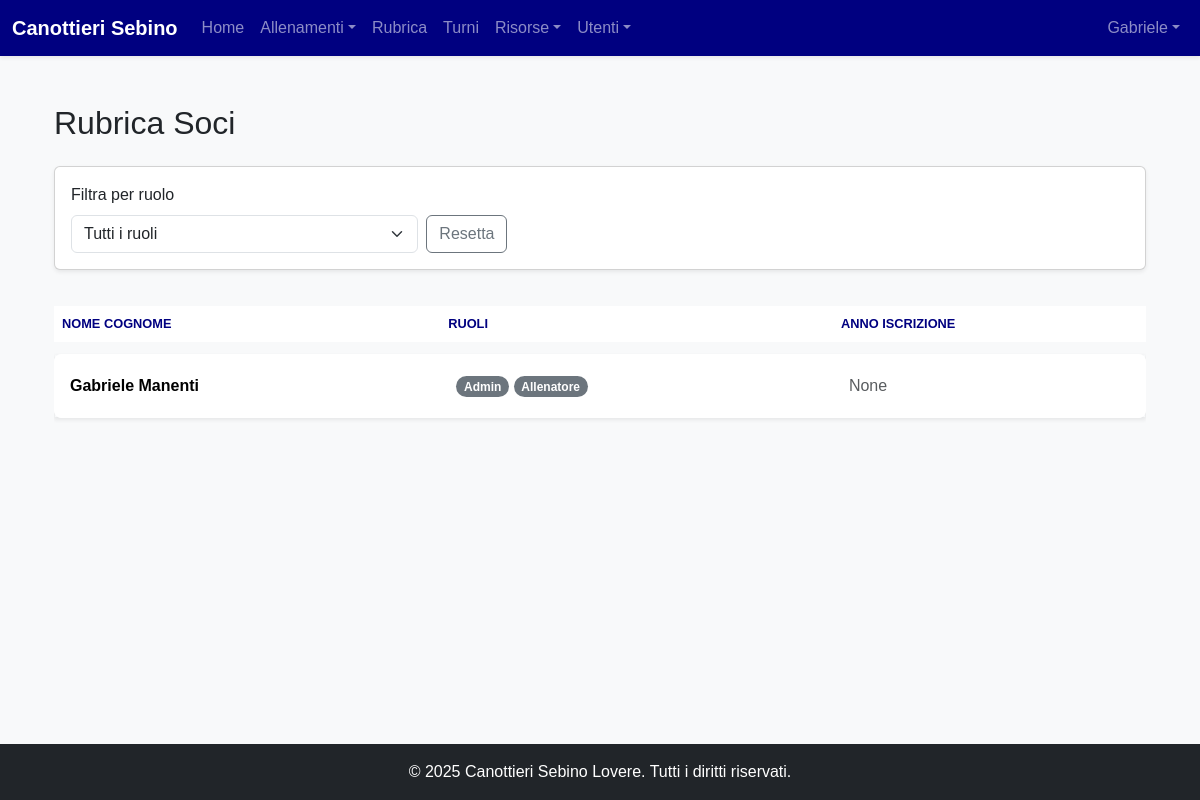
Page /rubrica (signed in) on the earlier database version.
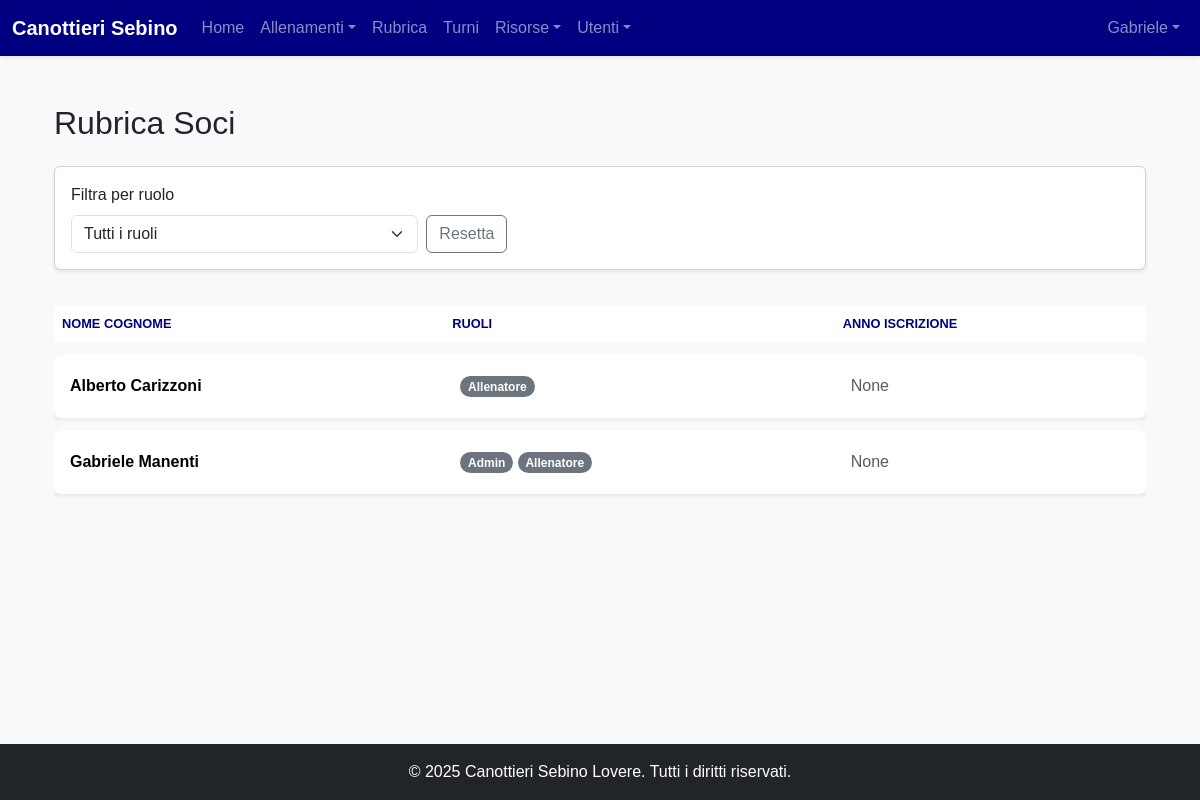
Same page on the later database version.
### models.py (models this page shows, shortened)
class User(Base):
    __tablename__ = "users"
    id = Column(Integer, primary_key=True, index=True)
    username = Column(String, unique=True, index=True, nullable=False)
    hashed_password = Column(String, nullable=False)
    first_name = Column(String, nullable=False)
    last_name = Column(String, nullable=False)
    email = Column(String, unique=True, index=True)
    phone_number = Column(String)
    date_of_birth = Column(Date)
    tax_code = Column(String, unique=True)
    enrollment_year = Column(Integer)
    membership_date = Column(Date)
    certificate_expiration = Column(Date)
    address = Column(String)
    manual_category = Column(String, nullable=True)
    roles = relationship("Role", secondary=user_roles, back_populates="users")
    tags = relationship("Tag", secondary=user_tags, back_populates="users")
    barche_assegnate = relationship("Barca", secondary=barca_atleti_association, back_populates="atleti_assegnati")
    schede_pesi = relationship("SchedaPesi", back_populates="atleta")
    turni = relationship("Turno", back_populates="user")
    allenamenti_seguiti = relationship("Allenamento", secondary=allenamento_coach_association, back_populates="coaches")

class Role(Base):
    __tablename__ = "roles"
    id = Column(Integer, primary_key=True, index=True)
    name = Column(String, unique=True, index=True, nullable=False)
    users = relationship("User", secondary=user_roles, back_populates="roles")

### routers/users.py (the view)
@router.get("/rubrica", response_class=HTMLResponse)
async def view_rubrica(request: Request, db: Session = Depends(get_db), current_user: models.User = Depends(get_current_user), role_filter: Optional[str] = None):
    query = db.query(models.User).options(joinedload(models.User.roles))
    if role_filter: query = query.join(models.User.roles).filter(models.Role.name == role_filter)
    users = query.order_by(models.User.last_name, models.User.first_name).all()
    all_roles = db.query(models.Role).all()
    return templates.TemplateResponse("rubrica.html", {"request": request, "current_user": current_user, "users": users, "all_roles": all_roles, "current_filter": role_filter})

### templates/rubrica.html (shortened to what this page needs)
{% extends "layouts/_base.html" %}
{% block content %}
<div class="container mt-4">
    <h2 class="mb-4">Rubrica Soci</h2>
    <div class="card card-body shadow-sm mb-4">
        <form method="GET" class="row g-2 align-items-end">
            <div class="col-md-4">
                <label for="role_filter" class="form-label">Filtra per ruolo</label>
                <select name="role_filter" id="role_filter" class="form-select" onchange="this.form.submit()">
                    <option value="">Tutti i ruoli</option>
                </select>
            </div>
            <div class="col-md-2">
                <a href="/rubrica" class="btn btn-outline-secondary">Resetta</a>
            </div>
        </form>
    </div>
    <div class="table-responsive">
        <table class="table table-hover align-middle">
            <thead>
                <tr>
                    <th>Nome Cognome</th>
                    <th>Ruoli</th>
                    <th>Anno Iscrizione</th>
                </tr>
            </thead>
            <tbody>
                {% for user in users %}
                <tr>
                    <td class="fw-bold">{{ user.first_name }} {{ user.last_name }}</td>
                    <td>
                        {% for role in user.roles %}
                            <span class="badge rounded-pill text-bg-secondary">{{ role.name.capitalize() }}</span>
                        {% endfor %}
                    </td>
                    <td class="text-muted">{{ user.enrollment_year }}</td>
                </tr>
                {% else %}
                <tr>
                    <td colspan="3" class="text-center p-4">Nessun utente trovato.</td>
                </tr>
                {% endfor %}
            </tbody>
        </table>
    </div>
</div>
{% endblock %}

### templates/layouts/_base.html (shortened to what this page needs)
<!doctype html>
<html lang="it" class="h-100">
<head>
    <link href="https://cdn.jsdelivr.net/npm/bootstrap@5.3.3/dist/css/bootstrap.min.css" rel="stylesheet">
    <link rel="stylesheet" href="{{ url_for('static', path='/style.css') }}">
</head>
<body class="d-flex flex-column h-100 bg-light">
<nav class="navbar navbar-expand-lg navbar-dark bg-primary shadow-sm">
    <div class="container-fluid">
        <a class="navbar-brand fw-bold" href="/dashboard">Canottieri Sebino</a>
        <div class="collapse navbar-collapse" id="navbarNav">
            {% if current_user is defined and current_user %}
            <ul class="navbar-nav me-auto mb-2 mb-lg-0">
                <li class="nav-item"><a class="nav-link" href="/dashboard">Home</a></li>
                <li class="nav-item dropdown">
                    <a class="nav-link dropdown-toggle" href="#" id="allenamentiDropdown" role="button" data-bs-toggle="dropdown">Allenamenti</a>
                </li>
                <li class="nav-item"><a class="nav-link" href="/rubrica">Rubrica</a></li>
                {% if current_user is defined and current_user and current_user.is_admin %}<li class="nav-item"><a class="nav-link" href="/turni">Turni</a></li>{% endif %}
                <li class="nav-item dropdown">
                    <a class="nav-link dropdown-toggle" href="#" id="risorseDropdown" role="button" data-bs-toggle="dropdown">Risorse</a>
                </li>
                {% if current_user is defined and current_user and current_user.is_admin %}
                <li class="nav-item dropdown">
                    <a class="nav-link dropdown-toggle" href="#" id="adminMenu" role="button" data-bs-toggle="dropdown">Utenti</a>
                </li>
                {% endif %}
            </ul>
            {% endif %}
            <ul class="navbar-nav ms-auto">
                {% if current_user is defined and current_user %}
                <li class="nav-item dropdown">
                    <a class="nav-link dropdown-toggle" href="#" id="navbarUserDropdown" role="button" data-bs-toggle="dropdown">{{ current_user.first_name or current_user.username }}</a>
                </li>
                {% else %}
                <li class="nav-item"><a class="nav-link" href="/login">Login</a></li>
                {% endif %}
            </ul>
        </div>
    </div>
</nav>
<main class="container my-4 flex-grow-1">{% block content %}{% endblock %}</main>
<footer class="text-center text-white py-3 mt-auto bg-dark"><p class="mb-0">&copy; 2025 Canottieri Sebino Lovere. Tutti i diritti riservati.</p></footer>
</body>
</html>

### static/style.css (style rules this page uses)
:root { --club-white: #ffffff; --club-light-blue: #ADD8E6; --club-navy-blue: #000080; --club-off-white-bg: #f8f9fa; --club-text-dark: #212529; --bs-primary-rgb: 0, 0, 128; }
body { font-family: Helvetica, Arial, sans-serif; color: var(--club-text-dark); background-color: var(--club-off-white-bg); }
.navbar-dark { background-color: var(--club-navy-blue) !important; }
a { color: var(--club-navy-blue); }
.table { border-collapse: separate; border-spacing: 0 0.75rem; }
.table thead th { border: none; color: var(--club-navy-blue); text-transform: uppercase; font-size: 0.8rem; }
.table tbody tr { background-color: var(--club-white); box-shadow: 0 0.125rem 0.25rem rgba(0,0,0,0.075); transition: transform 0.2s ease, box-shadow 0.2s ease; cursor: pointer; }
.table tbody td { border: none; padding: 1.25rem 1rem; vertical-align: middle; }
.table tbody tr td:first-child { border-top-left-radius: 0.5rem; border-bottom-left-radius: 0.5rem; }
.table tbody tr td:last-child { border-top-right-radius: 0.5rem; border-bottom-right-radius: 0.5rem; }

Differences in the rows shown:
added User: first_name "Alberto", last_name "Carizzoni", enrollment_year "None", Role (name "Allenatore")
